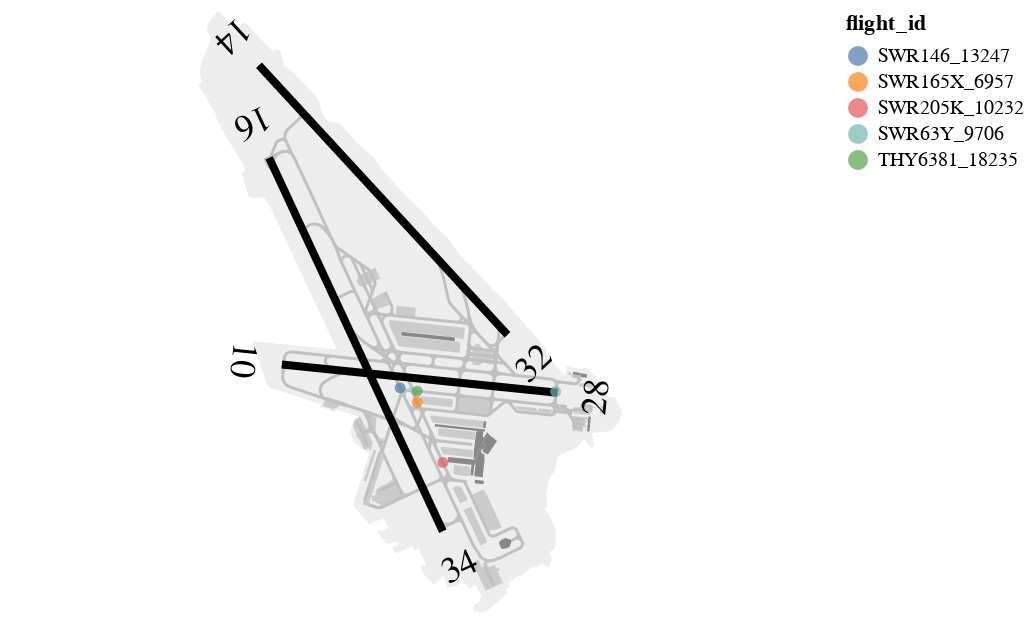

This figure's notebook cell:
### Code cell
t_dep_sample.geoencode_groundtraffic = types.MethodType(
    geoencode_groundtraffic, t_dep_sample
)
t_dep_sample.geoencode_groundtraffic("LSZH")

### Figure 1 — Vega-Lite specification as saved in the notebook (floating-point values rounded to 4 significant figures; data arrays with more than 128 entries replaced by an {"elided": "..."} marker saying what was removed)
{"config": {"view": {"continuousWidth": 400, "continuousHeight": 300}}, "layer": [{"data": {"name": "data-18af1dfb55026384f4916e058300e697"}, "mark": {"type": "geoshape", "color": "gainsboro", "opacity": 0.5}, "transform": [{"filter": "datum.aeroway == 'aerodrome'"}]}, {"data": {"name": "data-18af1dfb55026384f4916e058300e697"}, "mark": {"type": "geoshape", "color": "darkgray", "opacity": 0.5}, "transform": [{"filter": "datum.aeroway == 'apron'"}]}, {"data": {"name": "data-18af1dfb55026384f4916e058300e697"}, "mark": {"type": "geoshape", "color": "#888888"}, "transform": [{"filter": "datum.aeroway == 'terminal'"}]}, {"data": {"name": "data-18af1dfb55026384f4916e058300e697"}, "mark": {"type": "geoshape", "color": "#888888"}, "transform": [{"filter": "datum.aeroway == 'hangar'"}]}, {"data": {"name": "data-18af1dfb55026384f4916e058300e697"}, "mark": {"type": "geoshape", "color": "silver", "filled": false, "strokeWidth": 1.5}, "transform": [{"filter": "datum.aeroway == 'taxiway'"}]}, {"data": {"values": [{"geometry": {"type": "LineString", "coordinates": [[8.537, 47.46], [8.57, 47.46]]}, "properties": "10/28", "type": "Feature"}, {"geometry": {"type": "LineString", "coordinates": [[8.535, 47.48], [8.564, 47.46]]}, "properties": "14/32", "type": "Feature"}, {"geometry": {"type": "LineString", "coordinates": [[8.536, 47.48], [8.557, 47.45]]}, "properties": "16/34", "type": "Feature"}]}, "mark": {"type": "geoshape", "stroke": "black", "strokeWidth": 4}}, {"layer": [{"mark": {"type": "text", "angle": 95.86, "baseline": "middle", "dy": 20, "fontSize": 18}, "encoding": {"latitude": {"field": "latitude", "type": "quantitative"}, "longitude": {"field": "longitude", "type": "quantitative"}, "text": {"type": "nominal", "field": "name"}}, "transform": [{"filter": "(datum.name === '10')"}]}, {"mark": {"type": "text", "angle": 275.9, "baseline": "middle", "dy": 20, "fontSize": 18}, "encoding": {"latitude": {"field": "latitude", "type": "quantitative"}, "longitude": {"field": "longitude", "type": "quantitative"}, "text": {"type": "nominal", "field": "name"}}, "transform": [{"filter": "(datum.name === '28')"}]}, {"mark": {"type": "text", "angle": 137.2, "baseline": "middle", "dy": 20, "fontSize": 18}, "encoding": {"latitude": {"field": "latitude", "type": "quantitative"}, "longitude": {"field": "longitude", "type": "quantitative"}, "text": {"type": "nominal", "field": "name"}}, "transform": [{"filter": "(datum.name === '14')"}]}, {"mark": {"type": "text", "angle": 317.3, "baseline": "middle", "dy": 20, "fontSize": 18}, "encoding": {"latitude": {"field": "latitude", "type": "quantitative"}, "longitude": {"field": "longitude", "type": "quantitative"}, "text": {"type": "nominal", "field": "name"}}, "transform": [{"filter": "(datum.name === '32')"}]}, {"mark": {"type": "text", "angle": 155.0, "baseline": "middle", "dy": 20, "fontSize": 18}, "encoding": {"latitude": {"field": "latitude", "type": "quantitative"}, "longitude": {"field": "longitude", "type": "quantitative"}, "text": {"type": "nominal", "field": "name"}}, "transform": [{"filter": "(datum.name === '16')"}]}, {"mark": {"type": "text", "angle": 335.0, "baseline": "middle", "dy": 20, "fontSize": 18}, "encoding": {"latitude": {"field": "latitude", "type": "quantitative"}, "longitude": {"field": "longitude", "type": "quantitative"}, "text": {"type": "nominal", "field": "name"}}, "transform": [{"filter": "(datum.name === '34')"}]}], "data": {"name": "data-c92298c5ea5c89e9239555bd936b02c0"}}, {"data": {"name": "data-fdecacb5d4c6befbca2436c1a8594bb3"}, "mark": {"type": "circle", "size": 30}, "encoding": {"color": {"type": "nominal", "field": "flight_id"}, "latitude": {"field": "latitude", "type": "quantitative"}, "longitude": {"field": "longitude", "type": "quantitative"}}, "selection": {"slider": {"type": "single", "fields": ["timestamp"], "bind": {"input": "range", "max": 1570000000000.0, "min": 1570000000000.0, "step": 5000}, "init": {"timestamp": 1570000000000.0}}}, "transform": [{"filter": "(minutes(datum.timestamp) == minutes(slider.timestamp[0])) && (seconds(datum.timestamp) == seconds(slider.timestamp[0])) && (hours(datum.timestamp) == hours(slider.timestamp[0]))"}]}], "$schema": "https://vega.github.io/schema/vega-lite/v4.8.1.json", "datasets": {"data-18af1dfb55026384f4916e058300e697": {"elided": "431 records"}, "data-c92298c5ea5c89e9239555bd936b02c0": [{"latitude": 47.46, "longitude": 8.537, "bearing": 95.86, "name": "10"}, {"latitude": 47.46, "longitude": 8.57, "bearing": 275.9, "name": "28"}, {"latitude": 47.48, "longitude": 8.535, "bearing": 137.2, "name": "14"}, {"latitude": 47.46, "longitude": 8.564, "bearing": 317.3, "name": "32"}, {"latitude": 47.48, "longitude": 8.536, "bearing": 155.0, "name": "16"}, {"latitude": 47.45, "longitude": 8.557, "bearing": 335.0, "name": "34"}], "data-fdecacb5d4c6befbca2436c1a8594bb3": {"elided": "5841 records"}}}
